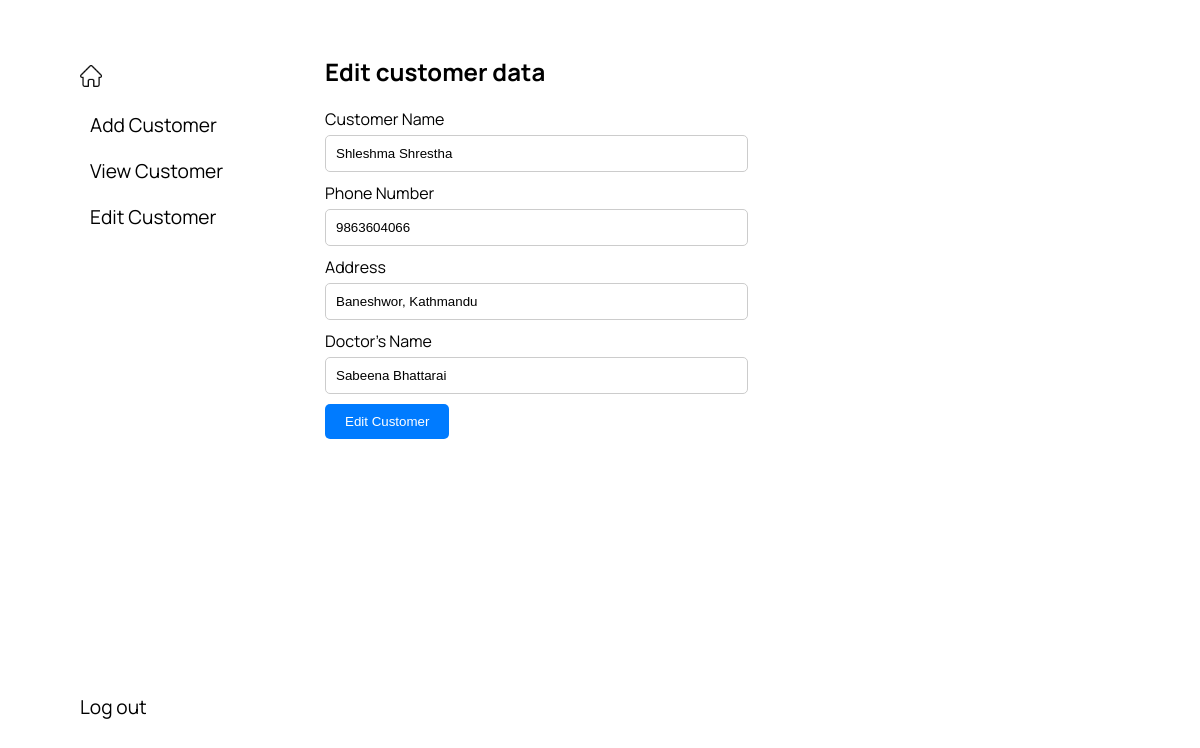
Page /edit_customer.php?cid=3 on the committed database.
### tables this page shows
CREATE TABLE `customer` (
  `cid` int(11) NOT NULL,
  `c_name` varchar(75) NOT NULL,
  `c_contact` varchar(10) NOT NULL,
  `c_address` varchar(75) NOT NULL,
  `doctor_name` varchar(75) NOT NULL
);

### edit_customer.php (the view, shortened to what this page needs)
<!DOCTYPE html>
<html>
<head>
  <link rel="stylesheet" type="text/css" href="style-test.css">
</head>
<body>
  <div class="depth-0">
    <div class="nav-depth-1">
      <div class="nav-depth-2">
        <div class="customer-nav-depth-3-links">
          <div class="customer-nav-depth-4-logo">
            <a href="#"><img src="home.png" class="home-logo-img"></a>
          </div>
          <div class="nav-depth-4-links">
            <ul class="nav-links">
              <li><a href="add_customer.php">Add Customer</a></li>
              <li><a href="view_customer.php">View Customer</a></li>
              <li><a href="edit_customer.php">Edit Customer</a></li>
            </ul>
          </div>
        </div>
        <div class="nav-depth-3-logout">
          <a href="login.php">Log out</a>
        </div>
      </div>
    </div>
    <div class="container-depth-1">
      <div class="container-depth-2-head">
        <h1>Edit customer data</h1>
      </div>
      <div class="container-depth-2-form">
        <?php
        include 'db_connect.php';
        if (isset($_GET['cid'])) {
          $cid = mysqli_real_escape_string($conn, $_GET['cid']);
          $sql = "SELECT * FROM customer WHERE cid = $cid";
          $result = mysqli_query($conn, $sql);
          if (mysqli_num_rows($result) > 0) {
            $row = mysqli_fetch_assoc($result);
          } else {
            echo "No record found.";
            exit();
          }
        }
        ?>
        <form class="add-customer-form" method="post" action="edit_customer.php?cid=<?php echo $row['cid']; ?>">
          <div class="form-field-add-customer">
            <label for="customer-name">Customer Name</label>
            <input type="text" id="customer-name" name="customer-name" value="<?php echo $row['c_name']; ?>">
          </div>
          <div class="form-field-add-customer">
            <label for="phone-number">Phone Number</label>
            <input type="text" id="phone-number" name="phone-number" value="<?php echo $row['c_contact']; ?>">
          </div>
          <div class="form-field-add-customer">
            <label for="address">Address</label>
            <input type="text" id="address" name="address" value="<?php echo $row['c_address']; ?>">
          </div>
          <div class="form-field-add-customer">
            <label for="doctor-name">Doctor's Name</label>
            <input type="text" id="doctor-name" name="doctor-name" value="<?php echo $row['doctor_name']; ?>">
          </div>
          <button class="button-add-customer" type="submit">Edit Customer</button>
        </form>
      </div>
    </div>
  </div>
</body>
</html>

### style-test.css (style rules this page uses)
body { font-family: 'Manrope'; margin: 0; padding: 0; background-color: #ffffff; opacity: 0; transition: opacity 0.2s ease-in-out; }
body.loaded { opacity: 1; }
body, html { scroll-behavior: smooth; }
.depth-0 { padding: 10px; height: 100vh; width: 100%; display: flex; box-sizing: border-box; }
.nav-depth-1 { width: 25%; margin: 0; padding: 10px; padding-left: 50px ; background-color: #fff; box-sizing: border-box; }
.container-depth-1 { width: 75%; margin: 0; padding: 20px; box-sizing: border-box; }
.nav-depth-2 { display: flex; flex-direction: column; justify-content: space-between; height: 100%; }
.nav-depth-3-logout { width: 100%; align-self: flex-start; margin-bottom: 50px; padding: 5px 10px; }
.nav-depth-3-logout a { text-decoration: none; font-size: 1.2rem; color: #000000; padding: 5px 10px; display: block; width: 100%; }
.nav-depth-4-links { width: 100%; }
.nav-depth-4-links ul { list-style-type: none; padding: 0; margin: 0; }
.nav-depth-4-links ul li { margin-bottom: 10px; }
.nav-depth-4-links ul li a { text-decoration: none; font-size: 1.2rem; color: black; padding: 5px 10px; display: block; }
.container-depth-2-head { margin-bottom: 20px; margin-top:25px ; }
.container-depth-2-head h1 { margin: 0; font-size: 24px; color: #000; }
.home-logo-img { width: 10%; display: block; margin-bottom: 20px; }
.customer-nav-depth-4-logo { width: 100%; }
.customer-nav-depth-3-links { width: 95%; margin-top: 25px; padding: 20px; }
.container-depth-2-form { display: flex; flex-direction: column; align-items: flex-start; width: 100%; }
.form-field-add-customer { margin-bottom: 10px; }
.add-customer-form { width: 100%; }
.form-field-add-customer label { display: block; margin-bottom: 5px; }
.form-field-add-customer input { width: 100%; padding: 10px; border: 1px solid #ccc; border-radius: 5px; box-sizing: border-box; width:50%; color: #000; }
.form-field-add-customer input::placeholder { color: rgba(0, 0, 0, 0.5); }
.button-add-customer { padding: 10px 20px; background-color: #007bff; color: white; border: none; border-radius: 5px; cursor: pointer; align-items: center; }

### rows in the picture
customer: customer-name "Shleshma Shrestha", phone-number "9863604066", address "Baneshwor, Kathmandu", doctor-name "Sabeena Bhattarai"
